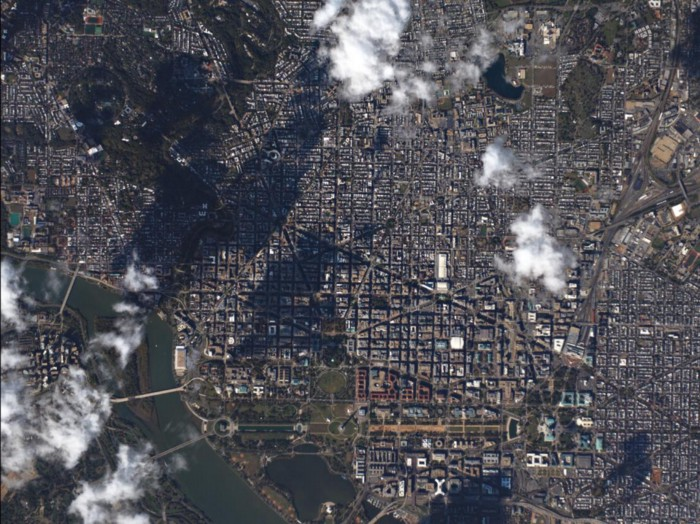
#> input picture 220.jpeg, 700 x 524 px
$ python DMCD.py
#> lines starting #> are read from the running program, lines starting #| are printed output that depends on the picture; after the words box and inside, x2 and y2 are one past the last pixel; in counts of white or black regions, pixels touching at a corner belong together
### converter.py
import cv2
import numpy as np
import math

def RGB_TO_HSI(img):

    with np.errstate(divide='ignore', invalid='ignore'):

        #Load image with 32 bit floats as variable type
        bgr = np.float32(img)/255

        #Separate color channels
        blue = bgr[:,:,0]
        green = bgr[:,:,1]
        red = bgr[:,:,2]

        #Calculate Intensity
        def calc_intensity(red, blue, green):
            return np.divide(blue + green + red, 3)

        #Calculate Saturation
        def calc_saturation(red, blue, green):
            minimum = np.minimum(np.minimum(red, green), blue)
            saturation = 1 - (3 / (red + green + blue + 0.001) * minimum)

            return saturation

        #Calculate Hue
        def calc_hue(red, blue, green):
            hue = np.copy(red)

            for i in range(0, blue.shape[0]):
                for j in range(0, blue.shape[1]):
                    hue[i][j] = 0.5 * ((red[i][j] - green[i][j]) + (red[i][j] - blue[i][j])) / \
                                math.sqrt((red[i][j] - green[i][j])**2 +
                                        ((red[i][j] - blue[i][j]) * (green[i][j] - blue[i][j])))
                    hue[i][j] = math.acos(hue[i][j])

                    if blue[i][j] <= green[i][j]:
                        hue[i][j] = hue[i][j]
                    else:
                        hue[i][j] = ((360 * math.pi) / 180.0) - hue[i][j]

            return hue

        #Merge channels into picture and return image
        #hsi = cv2.merge((calc_hue(red, blue, green), calc_saturation(red, blue, green), calc_intensity(red, blue, green)))
        return calc_hue(red, blue, green), calc_saturation(red, blue, green), calc_intensity(red, blue, green)


def Linear_stretch(band):

    band = np.float32(band)/255

    min = np.min(band)
    max = np.max(band)

    band = (band - min) * 255 / (max - min)

    return band

def histogram(image):
    hist1 = cv2.calcHist(image,[0],None,[256],[0,256])
    hist1.show()

# [49 lines left out: functions image_tiling, hist_tiling, histogram_equalization, not called in this run]

### DMCD.py
from PIL import Image
import cv2
import converter
import numpy as np
import matplotlib.pyplot as plt


Ts = -10
imagePath = "220.jpeg"
image = Image.open(imagePath)
#> image is the input picture: PIL image 700x524 RGB; mean R, G, B 80.4, 80.1, 86.5

bgr = np.float32(image)/255

# BGR 밴드 분할
blue = bgr[:,:,0]
green = bgr[:,:,1]
red = bgr[:,:,2]

# RGB 이미지를 HSI 로 변환
h, s, i = converter.RGB_TO_HSI(image)
#> after the loop in calc_hue, `for i in range(0, blue.shape[0]):`:
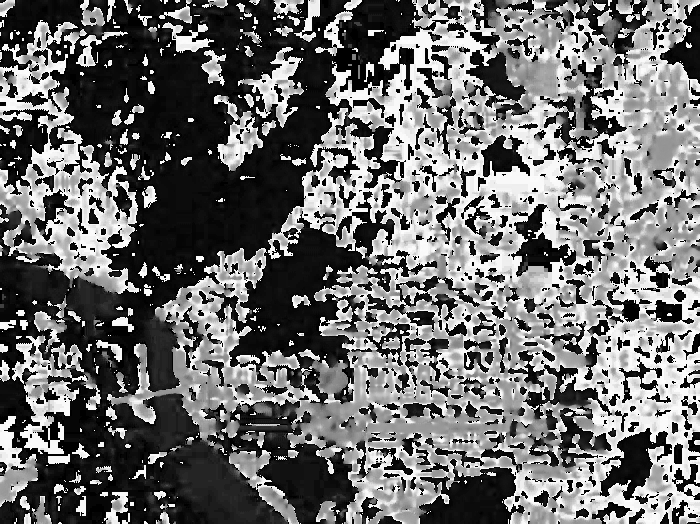
#> hue: shape (524, 700) float32; 0.99% of the values are NaN or infinite; the others: min 0, max 6.26, mean 2.71; drawn with min black, max white, NaN and infinite black
#> in calc_saturation, `saturation = 1 - (3 / (red + green + blue + 0.001) * minimum)`:
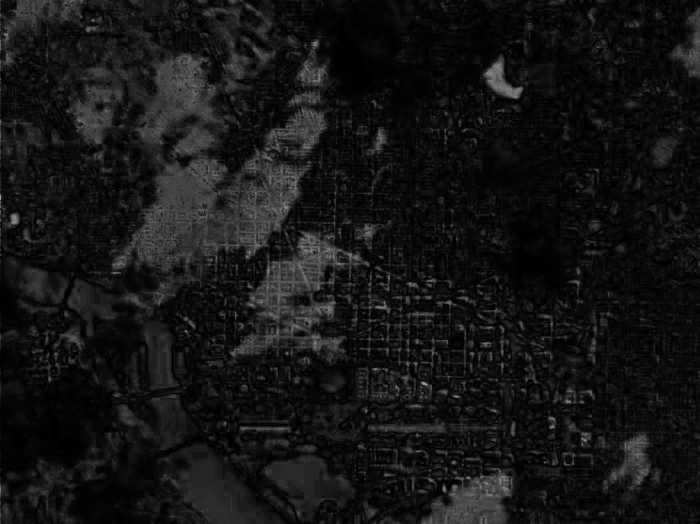
#> saturation: shape (524, 700) float32; min 0.000333, max 0.657, mean 0.0833

# dilate 할 커널 생성
kernel_size_row = 3
kernel_size_col = 3
kernel = np.ones((3, 3), np.uint8)


m = np.copy(h)
mhsi = np.copy(m)


for k in range(0,m.shape[0]):
    for l in range(0,m.shape[1]):
        m[k][l]=i[k][l]/(h[k][l]+1)
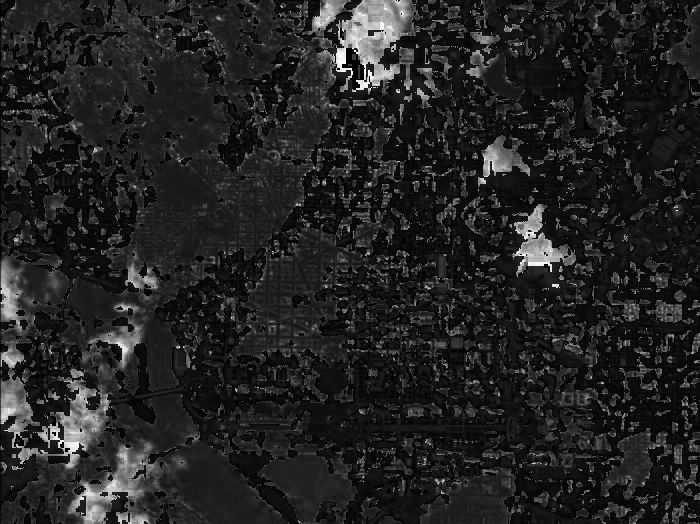
#> m: shape (524, 700) float32; 0.99% of the values are NaN or infinite; the others: min 0.00514, max 0.997, mean 0.144; drawn with min black, max white, NaN and infinite black


for k in range(0,m.shape[0]):
    for l in range(0,m.shape[1]):

        if blue[k][l] - red[k][l] > Ts:
            mhsi[k][l] = m[k][l]

        else:
            mhsi[k][l] = 0


# 구름탐지

sccp1 = np.copy(mhsi)

Th = np.mean(mhsi) + np.std(mhsi)
#> Th = nan

for k in range(0,mhsi.shape[0]):
    for l in range(0,mhsi.shape[1]):

        if mhsi[k][l] > Th:
            sccp1[k][l] = 1
        else:
            sccp1[k][l] = 0
#> sccp1: shape (524, 700) float32; every value is 0


mrgb = np.copy(m)
sccp2 = np.copy(mrgb)

for k in range(0,mrgb.shape[0]):
    for l in range(0,mrgb.shape[1]):
        if (blue[k][l] - red[k][l]) > Ts:
            mrgb[k][l] = blue[k][l]

        else:
            mrgb[k][l] = 0

Tb = np.mean(blue) + np.std(blue)
#> Tb = 0.489

for k in range(0,blue.shape[0]):
    for l in range(0,blue.shape[1]):

        if blue[k][l] > Tb:
            sccp2[k][l] = 1
        else:
            sccp2[k][l] = 0
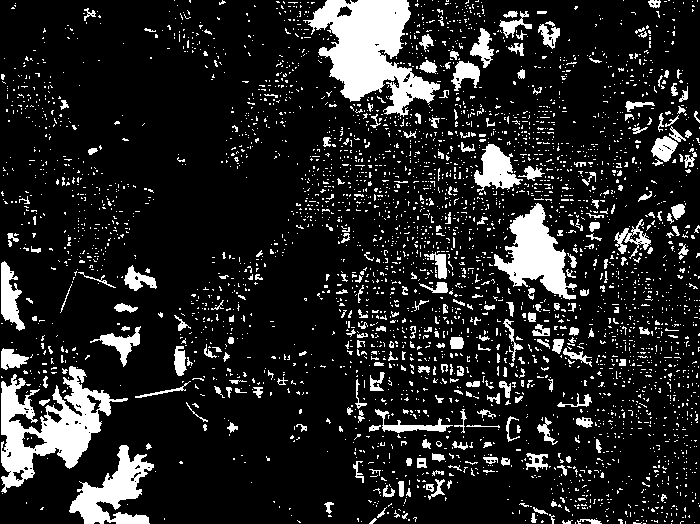
#> sccp2: shape (524, 700) float32; values 0 (black) and 1 (white), 14.2% white; 3663 white regions (3388 under 20 px), largest, box (x1, y1, x2, y2) and area: (303, 0, 440, 117) 7760, (1, 366, 128, 493) 6166, (494, 203, 577, 300) 3575


#dilated_sccp1 = cv2.dilate(sccp2, kernel, iterations = 1)

erode_sccp1 = cv2.erode(sccp2, kernel, iterations = 2)
#> erode_sccp1: shape (524, 700) float32; values 0 (black) and 1 (white), 4.3% white; 83 white regions (53 under 20 px), largest, box (x1, y1, x2, y2) and area: (313, 0, 408, 99) 5281, (497, 206, 565, 293) 2481, (38, 382, 98, 466) 1724
cv2.imwrite('result_mrgb.png', mrgb*255)
mrgb=np.where(mrgb>0.7,1,0)
#> mrgb: shape (524, 700) int64; values 0 (black) and 1 (white), 4.3% white; 649 white regions (589 under 20 px), largest, box (x1, y1, x2, y2) and area: (331, 0, 401, 95) 4274, (506, 206, 564, 291) 2155, (41, 411, 86, 467) 1035
r=np.where(erode_sccp1+mrgb==2,1,0)
#> r: shape (524, 700) int64; values 0 (black) and 1 (white), 3.2% white; 87 white regions (56 under 20 px), largest, box (x1, y1, x2, y2) and area: (331, 0, 401, 95) 4124, (512, 206, 563, 291) 2033, (42, 412, 86, 466) 947

sfine=np.copy(m)

Tc=0.6

for k in range(0,sfine.shape[0]):
    for l in range(0,sfine.shape[1]):
        if r[k][l] >Tc:
            sfine[k][l]=1
        else:
            sfine[k][l]=0

cv2.imwrite('result_sfine.png', sfine*255)
cv2.imwrite('result_erode.png', erode_sccp1*255)


dilate_fine = cv2.dilate(sfine, kernel, iterations = 1)
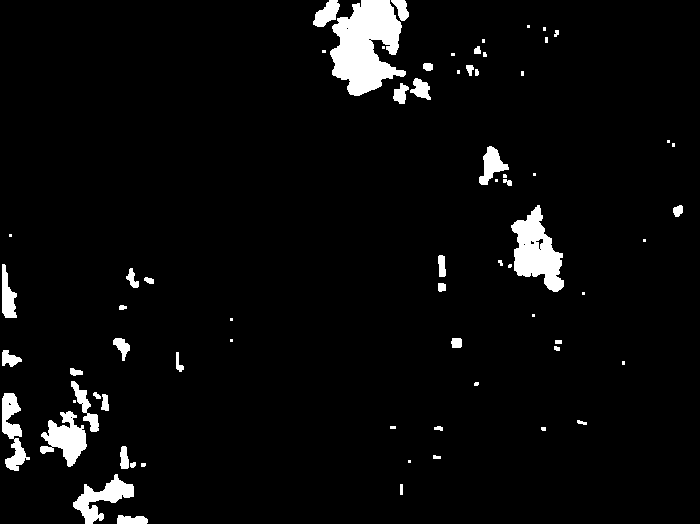
#> dilate_fine: shape (524, 700) float32; values 0 (black) and 1 (white), 4.4% white; 70 white regions (29 under 20 px), largest, box (x1, y1, x2, y2) and area: (330, 0, 406, 96) 4700, (511, 205, 564, 292) 2489, (40, 411, 87, 467) 1366
new_fine = np.copy(dilate_fine)

for k in range(0, dilate_fine.shape[0]):
    for l in range(0, dilate_fine.shape[1]):
        if dilate_fine[k][l]==1 and sfine[k][l]==0:
            new_fine[k][l] = dilate_fine[k][l]
        else:
            new_fine[k][l] = sfine[k][l]

LB=converter.Linear_stretch(blue)
#> in Linear_stretch, `min = np.min(band)`: min = 0.000123
#> in Linear_stretch, `max = np.max(band)`: max = 0.00392

stcp=np.copy(LB)
# [7 lines of commented-out code are left out]

Tbs=185

for k in range(0,stcp.shape[0]):
    for l in range(0,stcp.shape[1]):
        if LB[k][l]>Tbs:
            stcp[k][l]=1
        else:
            stcp[k][l]=0
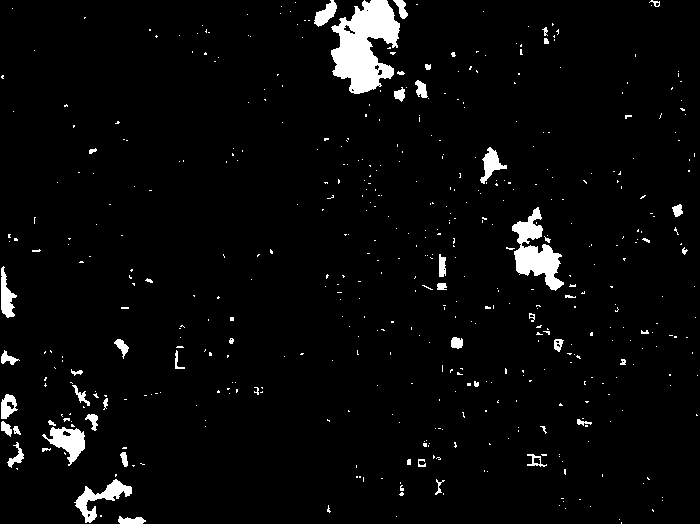
#> stcp: shape (524, 700) float32; values 0 (black) and 1 (white), 3.6% white; 504 white regions (451 under 20 px), largest, box (x1, y1, x2, y2) and area: (331, 0, 400, 94) 4001, (512, 207, 564, 291) 1902, (74, 479, 132, 523) 825

cv2.imwrite('result_stcp.png', stcp*255)

a=new_fine+stcp
concat=np.where(a==2,1,0)
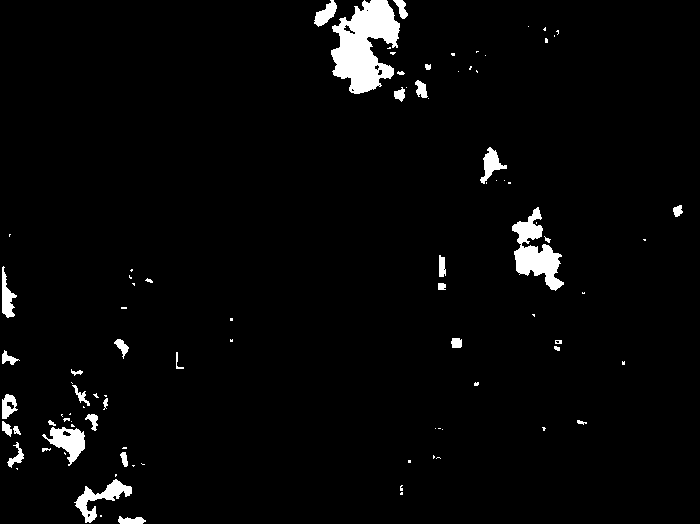
#> concat: shape (524, 700) int64; values 0 (black) and 1 (white), 3.1% white; 93 white regions (57 under 20 px), largest, box (x1, y1, x2, y2) and area: (331, 0, 400, 94) 3999, (512, 207, 564, 291) 1902, (74, 479, 132, 523) 823

cv2.imwrite('result.png',concat*255)

$ run again, with MSC_070917014352_06072_10821281BN10_1R_br.jpg copied over 220.jpeg
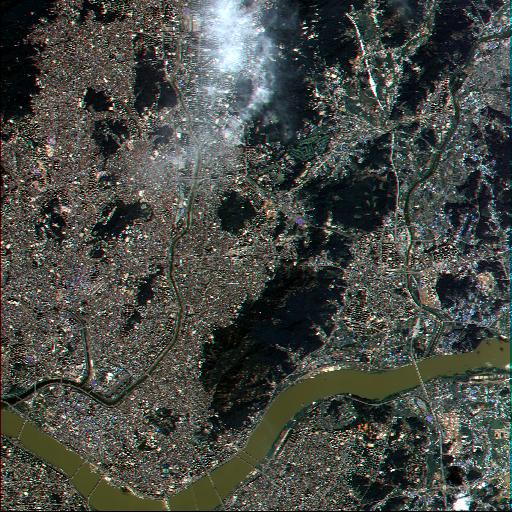
#> input picture MSC_070917014352_06072_10821281BN10_1R_br.jpg, 512 x 512 px
#> image is the input picture: PIL image 512x512 RGB; mean R, G, B 70.9, 74, 68.9
#> Th = nan
#> Tb = 0.472
#> after the loop `for k in range(0,blue.shape[0]):`:
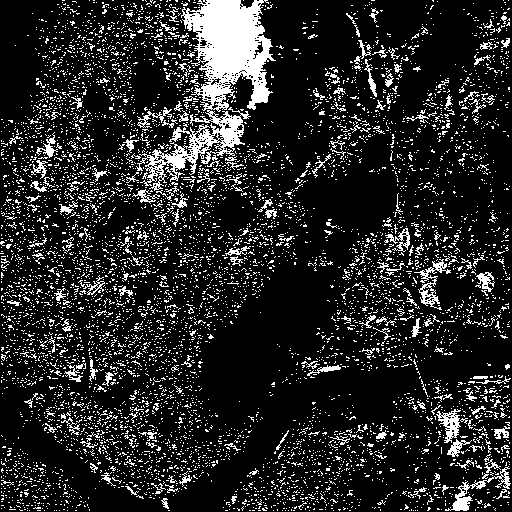
#> sccp2: shape (512, 512) float32; values 0 (black) and 1 (white), 15% white in thin lines or dots
#> erode_sccp1: shape (512, 512) float32; values 0 (black) and 1 (white), 1.4% white; 24 white regions (16 under 20 px), largest, box (x1, y1, x2, y2) and area: (194, 0, 262, 76) 2938, (248, 40, 269, 78) 198, (254, 84, 267, 101) 144
#> mrgb: shape (512, 512) int64; values 0 (black) and 1 (white), 3.5% white; 3063 white regions (3040 under 20 px), largest, box (x1, y1, x2, y2) and area: (205, 0, 265, 73) 2177, (453, 497, 470, 511) 154, (255, 86, 267, 95) 60
#> r: shape (512, 512) int64; values 0 (black) and 1 (white), 0.95% white; 62 white regions (56 under 20 px), largest, box (x1, y1, x2, y2) and area: (205, 0, 262, 72) 2114, (455, 499, 466, 509) 68, (255, 87, 266, 95) 54, (222, 131, 232, 139) 39, (205, 87, 215, 93) 32, (194, 18, 203, 25) 24
#> dilate_fine: shape (512, 512) float32; values 0 (black) and 1 (white), 1.5% white; 21 white regions (10 under 20 px), largest, box (x1, y1, x2, y2) and area: (193, 0, 263, 73) 2906, (247, 55, 265, 76) 183, (204, 86, 228, 94) 124
#> min = 0
#> max = 0.00392
#> `concat=np.where(a==2,1,0)`:
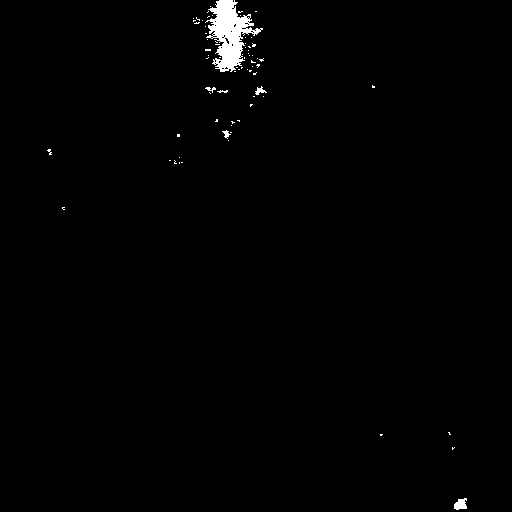
#> concat: shape (512, 512) int64; values 0 (black) and 1 (white), 0.92% white; 73 white regions (67 under 20 px), largest, box (x1, y1, x2, y2) and area: (205, 0, 263, 72) 1923, (454, 498, 467, 510) 113, (255, 86, 267, 95) 50, (222, 130, 231, 139) 36, (205, 87, 216, 93) 30, (217, 90, 228, 93) 20
